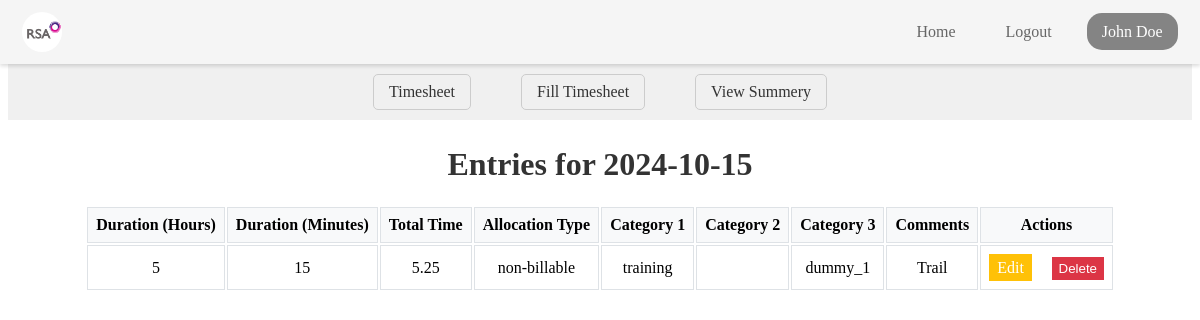
Page /view_entries_by_date/2024-10-15 (signed in) on the committed database.
### tables this page shows
CREATE TABLE EMS_users (
    EmployeeID TEXT PRIMARY KEY,
    Fname TEXT,
    Mname TEXT,
    Lname TEXT,
    ManagerID TEXT,
    EMSlogin TEXT,
    Role TEXT,
    Team TEXT,
    ManagerName TEXT,
    Password TEXT
, Email VARCHAR(255));

CREATE TABLE timesheet_entries (
    entree_id INTEGER PRIMARY KEY AUTOINCREMENT,
    employee_id TEXT,
    fname TEXT,
    lname TEXT,
    team TEXT,
    manager_name TEXT,
    date TEXT,
    duration_hours INTEGER,
    duration_minutes INTEGER,
    billable_time REAL,
    nonbillable_admin_time REAL,
    nonbillable_training_time REAL,
    unavailable_time Real,
    total_time REAL,
    project_code TEXT,
    allocation_type TEXT,
    holiday_status TEXT,
    category_1 TEXT,
    category_2 TEXT,
    category_3 TEXT,
    comments TEXT
);

### app.py (the view)
@app.route('/view_entries_by_date/<date>', methods=['GET'])
@login_required
def view_entries_by_date(date):
    try:
        conn = get_db_connection()
        entries = conn.execute(
            'SELECT * FROM timesheet_entries WHERE date = ? AND employee_id = ?',
            (date, current_user.id)
        ).fetchall()
        conn.close()
    except Exception as e:
        return redirect(url_for('view_summary'))
    return render_template('view_entries_by_date.html', entries=entries, date=date, id =current_user.id, fname=current_user.fname, lname=current_user.lname, role=current_user.role, team=current_user.team ,managername=current_user.managername)

### app.py (called while the page is built)
def get_db_connection():
    conn = sqlite3.connect('ems_user.db')
    conn.row_factory = sqlite3.Row
    return conn

@login_manager.user_loader
def load_user(user_id):
    conn = get_db_connection()
    user = conn.execute('SELECT * FROM EMS_users WHERE EmployeeID = ?', (user_id,)).fetchone()
    conn.close()
    if user:
        return User(user['EmployeeID'], user['Fname'], user['Lname'], user['Role'], user['Team'] ,user['ManagerName'],user['Email'])
    return None

### templates/view_entries_by_date.html (shortened to what this page needs)
<!DOCTYPE html>
<html lang="en">
  <head>
    <link
      rel="stylesheet"
      href="{{ url_for('static', filename='css/timesheet/view_entries_by_date.css') }}"
    />
</head>
<body>
  <div>
        {% include 'navbar.html' %}
  <nav class="ts-nav-container">
        <div class="ts-nav-center">
          <a href="/timesheet_home" class="ts-nav-link">Timesheet</a>
          <a href="/fill_timesheet" class="ts-nav-link">Fill Timesheet</a>
           <a href="/view_summary" class="ts-nav-link">View Summery</a>
        </div>
      </nav>
      <div class="view-box">
<h1 class="ts-dateentry-title">Entries for {{ date }}</h1>
<table>
<thead class="ts-dateentry-header">
<tr class="ts-dateentry-header-row">
<th class="ts-dateentry-header-cell">Duration (Hours)</th>
<th class="ts-dateentry-header-cell">Duration (Minutes)</th>
<th class="ts-dateentry-header-cell">Total Time</th>
<th class="ts-dateentry-header-cell">Allocation Type</th>
<th class="ts-dateentry-header-cell">Category 1</th>
<th class="ts-dateentry-header-cell">Category 2</th>
 <th class="ts-dateentry-header-cell">Category 3</th>
<th class="ts-dateentry-header-cell">Comments</th>
<th class="ts-dateentry-header-cell">Actions</th>
</tr>
</thead>
<tbody>
 {% if entries %} {% for entry in entries %}
<tr class="ts-dateentry-row">
<td class="ts-dateentry-cell">{{ entry.duration_hours }}</td>
<td class="ts-dateentry-cell">{{ entry.duration_minutes }}</td>
<td class="ts-dateentry-cell">{{ entry.total_time }}</td>
<td class="ts-dateentry-cell">{{ entry.allocation_type }}</td>
<td class="ts-dateentry-cell">{{ entry.category_1 }}</td>
<td class="ts-dateentry-cell">{{ entry.category_2 }}</td>
<td class="ts-dateentry-cell">{{ entry.category_3 }}</td>
<td class="ts-dateentry-cell">{{ entry.comments }}</td>
<td class="ts-dateentry-cell">
<a  class="ts-dateentry-link" href="{{ url_for('edit_entry', entry_id=entry.entree_id) }}">Edit</a>
<form
 class="ts-dateentry-form"
action="{{ url_for('delete_entry', entry_id=entry.entree_id) }}"
method="post"
 >
<button class="ts-dateentry-button" type="submit">Delete</button>
 </form>
</td>
 </tr>
{% endfor %} {% else %}
<tr class="ts-dateentry-row">
<td colspan="9" class="ts-dateentry-cell">No entries found for this date.</td>
</tr>
 {% endif %}
 </tbody>
</table>
      </div>
  </div>
</body>
</html>

### templates/navbar.html (shortened to what this page needs)
<!DOCTYPE html>
<html lang="en">
  <head>
    <link
      rel="stylesheet"
      href="{{ url_for('static', filename='css/navbar/navbar.css') }}"
    />
  </head>
  <body>
    <header id="navbar">
      <nav class="navbar-container container">
        <a href="/home" class="home-link">
          <div class="navbar-logo">
            <img
              src="{{ url_for('static', filename='images/logo.png') }}"
              alt="Logo"
            />
          </div>
        </a>
        <div class="navbar-links">
          <a class="navbar-link" href="/home">Home</a>
          <a class="navbar-link" href="/logout">Logout</a>
          <div class="navInfo">
            <a class="navbar-link-name" href=""
              ><span>{{ fname }} {{ lname }}</span></a
            >
          </div>
        </div>
      </nav>
    </header>
  </body>
</html>

### static/css/timesheet/view_entries_by_date.css (style rules this page uses)
.ts-dateentry-title { font-size: 2em; color: #333; text-align: center; }
.ts-dateentry-header { background-color: #f8f9fa; }
.ts-dateentry-header-cell { font-weight: bold; padding: 0.5em; border: 1px solid #dee2e6; }
.ts-dateentry-row { background-color: #fff; }
.ts-dateentry-cell { padding: 0.5em; border: 1px solid #dee2e6; }
.ts-dateentry-link { background-color: #ffc107; color: white; border: none; padding: 0.3em 0.5em; cursor: pointer; margin-right: 1em; text-decoration: none; display: inline-block; }
.ts-dateentry-form { display: inline-block; }
.ts-dateentry-button { background-color: #dc3545; color: white; border: none; padding: 0.3em 0.5em; cursor: pointer; }
.ts-nav-container { margin-top: 64px; margin-bottom: 5px; display: flex; justify-content: center; align-items: center; padding: 10px 20px; background-color: #f0f0f0; }
.ts-nav-center { display: flex; }
.ts-nav-link { margin: 0 25px; text-decoration: none; color: #333; border: 1px solid #ccc; padding: 8px 15px; border-radius: 5px; }
.view-box { text-align: center; align-items: center; justify-content: center; display: flex; flex-direction: column; }

### static/css/navbar/navbar.css (style rules this page uses)
#navbar { --navbar-bg-color:whitesmoke; --navbar-text-color-focus: #323232; --navbar-text-color: #666; --navbar-text-color-focus: #fff; --navbar-bg-contrast: rgb(255, 0, 85);; position: fixed; height: 64px; background-color: var(--navbar-bg-color); left: 0; right: 0; top: 0; box-shadow: 0 2px 4px rgba(0, 0, 0, 0.15); z-index: 99; }
.navbar-container { display: flex; justify-content: space-between; align-items: center; height: 100%; padding: 0 1.4rem; }
.home-link { display: flex; align-items: center; }
.navbar-logo { background-color: var(--navbar-text-color-focus); border-radius: 50%; width: 40px; height: 40px; margin-right: 0.5em; }
.navbar-logo img { width: 50px; margin-top: -0.42rem; margin-left: -0.2rem; }

### rows in the picture
EMS_users: Fname "John", Lname "Doe"
timesheet_entries: duration_hours "5", duration_minutes "15", total_time "5.25", allocation_type "non-billable", category_1 "training", category_3 "dummy_1", comments "Trail"

### other values in the picture
{{ date }} "2024-10-15"
